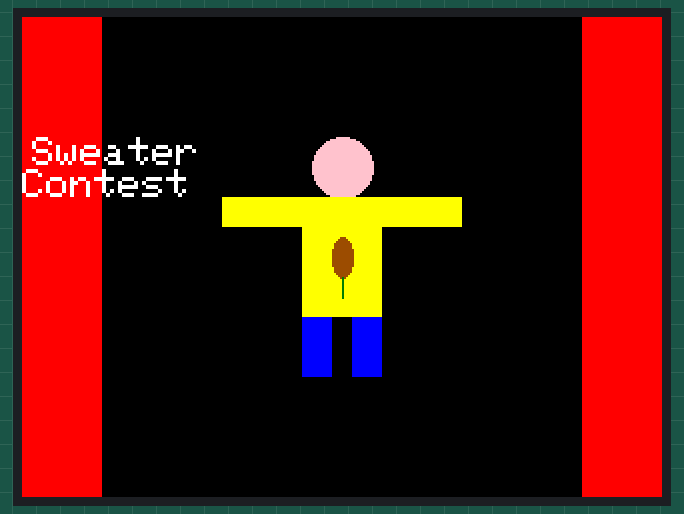
A sketch run on a simulated ESP32. On the bench: 320×240 colour display.

Above: at 0.3 s.
At 1.1 s:
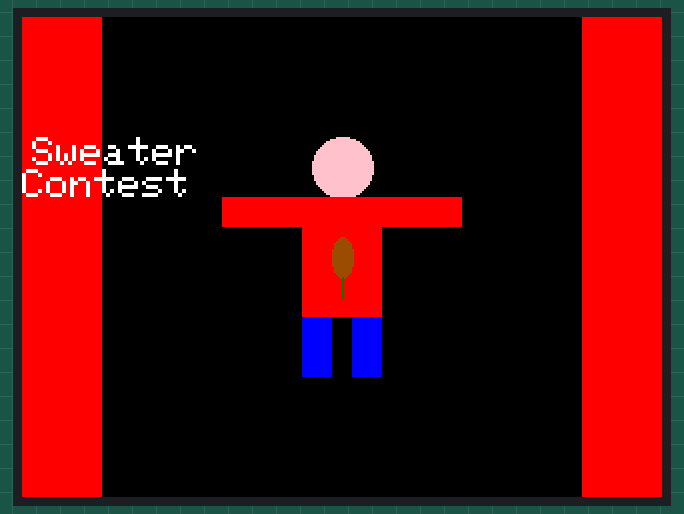
At 2.1 s:
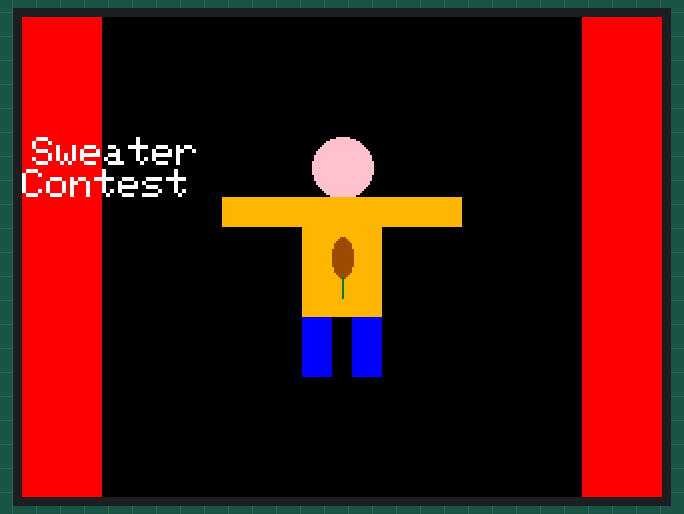

The sketch:

sweatercontest-rhea.ino
```cpp
#include <TFT_eSPI.h>
#include <SPI.h>

TFT_eSPI tft = TFT_eSPI();

// Define shirt colors
uint32_t shirtColors[] = {TFT_YELLOW, TFT_RED, TFT_ORANGE};
int currentColorIndex = 0;
unsigned long previousMillis = 0; // Stores the last time the color was updated
const long interval = 1000; // Interval for color change (1 second)

void setup() {
  tft.init();
  tft.setRotation(1);   // 1 = landscape, 2 = portrait
  tft.fillScreen(TFT_BLACK); // Clear the screen
  drawCurtains();
    // Draw the leaf to ensure it is always on top
}

void loop() {
  unsigned long currentMillis = millis();

  // Check if it's time to change the color
  if (currentMillis - previousMillis >= interval) {
    previousMillis = currentMillis; // Save the last time
    currentColorIndex = (currentColorIndex + 1) % 3; // Cycle through colors
  }

  // Draw the curtains


  // Draw the person with the current shirt color
  drawPerson(tft.width() / 2, tft.height() / 2, shirtColors[currentColorIndex]);


}

// Function to draw curtains on the edges of the screen
void drawCurtains() {
  uint32_t curtainColor = TFT_RED; // Curtain color
  int16_t curtainWidth = 40; // Width of the curtains
  int16_t screenHeight = tft.height(); // Get the height of the screen

  // Draw left curtain
  tft.fillRect(0, 0, curtainWidth, screenHeight, curtainColor);
  // Draw text on the left curtain
  tft.setTextColor(TFT_WHITE); // Set text color to white
  tft.setTextSize(2); // Set text size
  tft.setCursor(5, 60); // Position the cursor for "Sweater"
  tft.print("Sweater");
  // Draw right curtain
  tft.fillRect(tft.width() - curtainWidth, 0, curtainWidth, screenHeight, curtainColor);
  // Draw text on the right curtain
  tft.setCursor(tft.width() - 5, 60); // Position the cursor for "Contest"
  tft.print("Contest");


}

// Function to draw a stick figure
void drawPerson(int16_t x, int16_t y, uint32_t shirtColor) {
  uint32_t skinColor = TFT_PINK; // Head color
  uint32_t pantsColor = TFT_BLUE; // Pants color
  uint32_t leafColor = TFT_BROWN; // Light brown for the leaf
  uint32_t stemColor = TFT_DARKGREEN; // Dark brown for the stem

  // Adjusted Y position for centering
  int16_t headY = y - 45; // Position head above the body
  int16_t bodyY = y - 30; // Center body vertically
  int16_t bodyHeight = 60; // Reduced body height
  int16_t pantY = bodyY + bodyHeight; // Position for pants

  int16_t leafX = x; // X position for the leaf
  int16_t leafY = y; // Y position for the leaf (middle of the shirt)
  int16_t leafRx = 10; // X radius of the leaf (smaller for rotation)
  int16_t leafRy = 5;// Y radius of the leaf (larger for rotation)

  // Draw head (circle)
  tft.fillCircle(x, headY, 15, skinColor); // Head at (x, headY) with radius 15

  // Draw body (rectangle)
  tft.fillRect(x - 20, bodyY, 40, bodyHeight, shirtColor); // Body centered at (x, bodyY)
    // Leaf positioning

  tft.fillEllipse(leafX, leafY, leafRy, leafRx, leafColor); // Rotated ellipse

  // Draw stem (line)
  tft.drawLine(leafX, leafY + leafRx, leafX, leafY + leafRx + 10, stemColor); // Stem below the leaf
  // Draw arms (rectangles)
  uint32_t armColor = shirtColor; // Use the shirt color for arms
  tft.fillRect(x - 60, bodyY, 40, 15, armColor); // Left arm
  tft.fillRect(x + 20, bodyY, 40, 15, armColor); // Right arm


  // Draw pants (two rectangles)
  int16_t pantWidth = 15; // Width of each pant leg
  tft.fillRect(x - 20, pantY, pantWidth, 30, pantsColor); // Left pant
  tft.fillRect(x + 5, pantY, pantWidth, 30, pantsColor); // Right pant
}
```

Measured:
- by itself, everything shown: repeats every 3.0 s, in 3 steps
- what the display in image 1 shows lasts 1.0 s, from 1.0 s to 2.0 s
